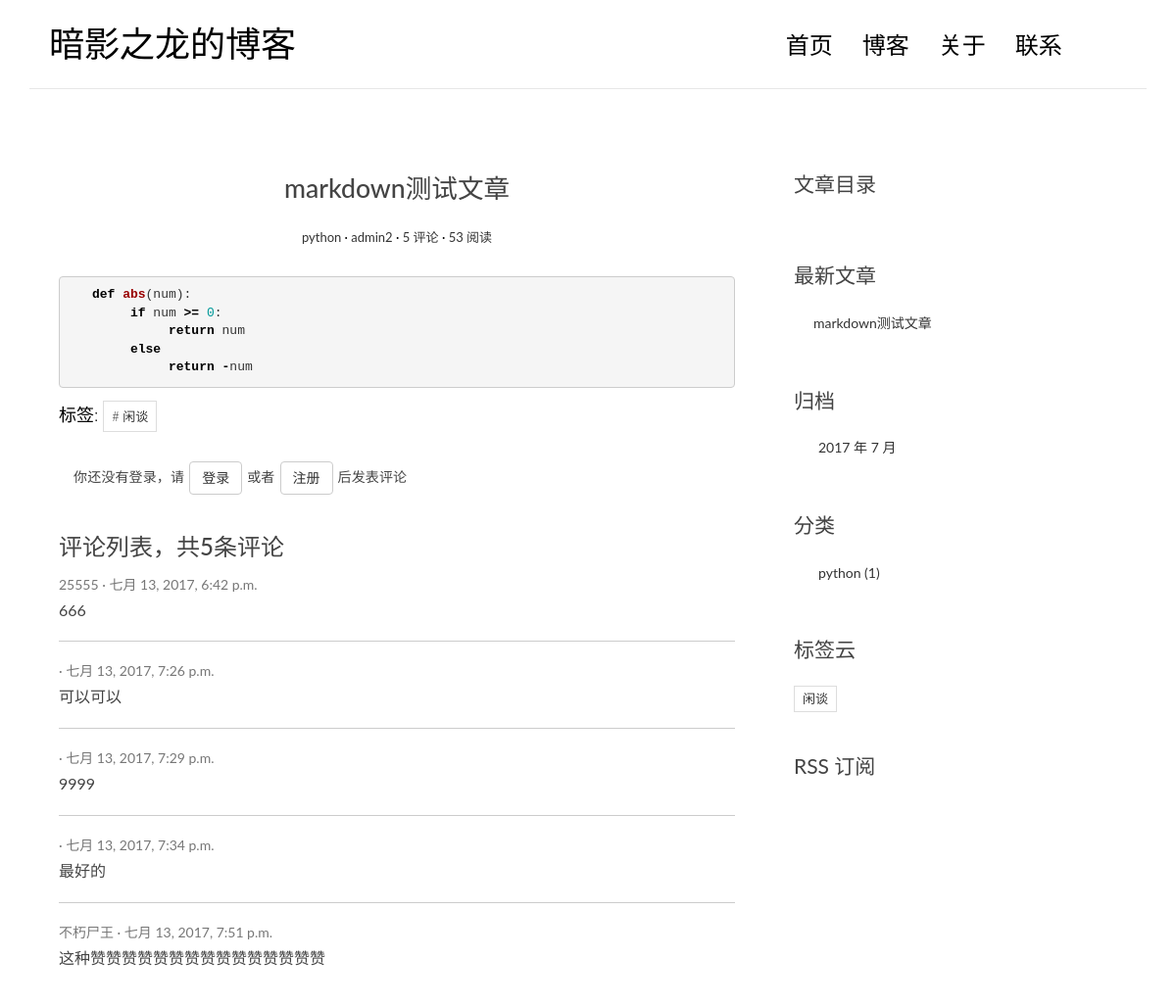
The app's page /post/1/ with its own data.
### blog/models.py (models this page shows, shortened)
class Post(models.Model):
    title = models.CharField(max_length=70)
    body = models.TextField()
    create_time = models.DateTimeField()
    modify_time = models.DateTimeField()
    excerpt = models.CharField(max_length=200, blank=True)
    author = models.ForeignKey(User)
    category = models.ForeignKey(Category)
    tags = models.ManyToManyField(Tags, blank=True)
    views = models.PositiveIntegerField(default=0)
    def get_absolute_url(self):
        return reverse('blog:detail', kwargs={'pk':self.pk})
    def increase_views(self):
        self.views += 1
        self.save(update_fields=['views'])
    def save(self, *args, **kwargs):
        if not self.excerpt:
            md = markdown.Markdown(extensions=[
                'markdown.extensions.extra',
                'markdown.extensions.codehilite',
            ])
            self.excerpt = strip_tags(md.convert(self.body))[:54]
        super(Post, self).save(*args, **kwargs)
    class Meta:
        ordering = ['-create_time']

class Category(models.Model):
    name = models.CharField(max_length=100)

class Tags(models.Model):
    name = models.CharField(max_length=100)

### users/models.py (models this page shows)
class User(AbstractUser):
    nickname = models.CharField(max_length=50, blank=False)
    class Meta(AbstractUser.Meta):
        pass

### comments/models.py (models this page shows, shortened)
class Comment(models.Model):
    user = models.OneToOneField('users.User')
    text = models.TextField()
    create_time = models.DateTimeField(auto_now_add=True)
    post = models.ForeignKey('blog.Post')

### blog/views.py (the view)
# urls.py: url(r'^post/(?P<pk>[0-9]+)/$', views.PostDetailView.as_view(), name='detail'),
class PostDetailView(DetailView):
    model = Post
    template_name = 'detail.html'
    context_object_name = 'post'
    def get(self, request, *args, **kwargs):
        response = super(PostDetailView, self).get(request, *args, **kwargs)
        self.object.increase_views()
        return response
    def get_object(self, queryset=None):
        post = super(PostDetailView, self).get_object(queryset=None)
        md = markdown.Markdown(extensions=[
            'markdown.extensions.extra',
            'markdown.extensions.codehilite',
            TocExtension(slugify=slugify),
        ])
        post.body = md.convert(post.body)
        post.toc = md.toc
        return post
    def get_context_data(self, **kwargs):
        context = super(PostDetailView, self).get_context_data(**kwargs)
        form = CommentForm()
        comment_list = self.object.comment_set.all()
        context.update({'form': form, 'comment_list': comment_list})
        return context

### blog/templatetags/blog_tags.py (called while the page is built)
@register.simple_tag
def get_recent_posts(num=5):
    return Post.objects.all().order_by('-create_time')[:num]

@register.simple_tag
def archives():
    return Post.objects.dates('create_time', 'month', order='DESC')

@register.simple_tag
def get_categories():
    return Category.objects.annotate(num_posts=Count('post')).filter(num_posts__gt=0)

@register.simple_tag
def get_tags():
    return Tags.objects.annotate(num_posts=Count('post')).filter(num_posts__gt=0)

### templates/detail.html (shortened to what this page needs)
{% extends 'base.html' %}
{% block main %}
    <article class="post post-{{ post.pk }}">
        <header class="entry-header">
            <h1 class="entry-title">{{ post.title }}</h1>
            <div class="entry-meta">
                <span class="entry-category"><a href="{% url 'blog:category' post.category.pk %}">{{ post.category.name }}</a></span>
                <span class="post-date"><a href="#"><time class="entry-date" datetime="{{ post.create_time }}"></time></a></span>
                <span class="post-author"><a href="#">{{ post.author }}</a></span>
                <span class="comments-link"><a href="{{ post.get_absolute_url }}#comment-area">{{ post.comment_set.count }} 评论</a></span>
                <span class="views-count"><a href="{{ post.get_absolute_url }}">{{ post.views }} 阅读</a></span>
            </div>
        </header>
        <div class="entry-content clearfix">
            {{ post.body|safe }}
            <div class="widget-tag-cloud">
                <ul>
                    标签:
                    {% for tag in post.tags.all %}
                        <li><a href="{% url 'blog:tag' tag.pk %}"># {{ tag.name }}</a> </li>
                    {% endfor %}
                </ul>
            </div>
        </div>
    </article>
    <br>
    <section class="comment-area">
        <div class="flex-center">
        <div class="container">
            <div>
                {% if user.is_authenticated %}
                    <button class="btn btn-default"><a href="{% url 'logout' %}?next={{ request.path }}">注销登录</a></button>
                    <hr>
                    <h3>发表评论</h3>
                    <form action="{% url 'comments:post_comment' post.pk %}" method="post" class="comment-form">
                        {% csrf_token %}
                        <label>亲爱的用户{{ user }}</label>
                        <div class="row">
                            <div class="col-md-7">
                                <label for="{{ form.text.id_for_label }}">评论:</label>
                                    {{ form.text}}
                                    {{ form.text.errors }}
                                <button type="submit" class="comment-btn">发表</button>
                            </div>
                        </div>
                    </form>
                {% else %}
                    <p>你还没有登录，请
                        <button class="btn btn-default"><a href="{% url 'login' %}?next={{ request.path }}">登录</a></button>
                        或者
                        <button class="btn btn-default"><a href="{% url 'users:register' %}?next={{ request.path }}">注册</a></button>
                        后发表评论
                    </p>
                {% endif %}
            </div>
        </div>
        </div>
        <div class="comment-list-panel">
            <h3>评论列表，共<span>{{ post.comment_set.count }}</span>条评论</h3>
            <ul class="comment-list list-unstyled">
                {% for comment in comment_list %}
                    <li class="comment-item">
                        <span class="nickname">{{ comment.user.nickname }}</span>
                        <time class="submit-date" datetime="{{ comment.create_time }}">{{ comment.create_time }}</time>
                        <div class="text">{{ comment.text|linebreaksbr }}</div>
                    </li>
                    {% empty %}
                    暂无评论
                {% endfor %}
            </ul>
        </div>
    </section>
{% endblock main %}
{% block toc %}
    <div class="widget widget-content">
        <h3 class="widget-title">文章目录</h3>
    </div>
{% endblock toc %}

### templates/base.html (shortened to what this page needs)
{% load staticfiles %}
{% load blog_tags %}
<!DOCTYPE html>
<html>
<head>
    <link rel="stylesheet" href="{% static 'css/bootstrap.min.css' %}">
    <link rel="stylesheet" href="http://code.ionicframework.com/ionicons/2.0.1/css/ionicons.min.css">
    <link rel="stylesheet" href="{% static 'css/pace.css' %}">
    <link rel="stylesheet" href="{% static 'css/custom.css' %}">
     <link rel="stylesheet" href="{% static 'css/highlights/github.css' %}">
</head>
<body>
<div class="container">
    <header id="site-header">
        <div class="row">
            <div class="col-md-4 col-sm-5 col-xs-8">
                <div class="logo">
                    <h1><a href="{% url 'blog:index' %}">暗影之龙的博客</a></h1>
                </div>
            </div>
            <div class="col-md-8 col-sm-7 col-xs-4">
                <nav class="main-nav" role="navigation">
                    <div class="collapse navbar-collapse" id="bs-example-navbar-collapse-1">
                        <ul class="nav navbar-nav navbar-right">
                            <li class="cl-effect-11"><a href="{% url 'blog:index' %}" data-hover="首页">首页</a></li>
                            <li class="cl-effect-11"><a href="full-width.html" data-hover="博客">博客</a></li>
                            <li class="cl-effect-11"><a href="about.html" data-hover="关于">关于</a></li>
                            <li class="cl-effect-11"><a href="contact.html" data-hover="联系">联系</a></li>
                        </ul>
                    </div>
                </nav>
            </div>
        </div>
    </header>
</div>
<div class="content-body">
    <div class="container">
        <div class="row">
            <main class="col-md-8">
                {% block main %}
                {% endblock main %}
            </main>
            <aside class="col-md-4">
                {% block toc %}
                {% endblock toc %}
            <div class="widget widget-recent-posts">
                    <h3 class="widget-title">最新文章</h3>
                    {% get_recent_posts as recent_post_list %}
                    <ul>
                        {% for post in recent_post_list %}
                            <li>
                            <a href="{{ post.get_absolute_url }}">{{ post.title }}</a>
                            </li>
                            {% empty %}
                            暂无文章！
                        {% endfor %}
                    </ul>
                </div>
                <div class="widget widget-archives">
                    <h3 class="widget-title">归档</h3>
                    {% archives as date_list %}
                    <ul>
                        {% for date in date_list %}
                            <li>
                            <a href="{% url 'blog:archives' date.year date.month %}">{{ date.year }} 年 {{ date.month }} 月</a>
                            </li>
                            {% empty %}
                            暂无归档！
                        {% endfor %}
                    </ul>
                </div>
                <div class="widget widget-category">
                    <h3 class="widget-title">分类</h3>
                    {% get_categories as category_list %}
                    <ul>
                        {% for category in category_list %}
                            <li>
                            <a href="{% url 'blog:category' category.pk %}">{{ category.name }}
                                <span class="post-count">({{ category.num_posts }})</span>
                            </a>
                            </li>
                            {% empty %}
                            暂无分类！
                        {% endfor %}
                    </ul>
                </div>
                <div class="widget widget-tag-cloud">
                    <h3 class="widget-title">标签云</h3>
                    {% get_tags as tag_list %}
                    <ul>
                        {% for tag in tag_list %}
                            <li>
                                <a href="{% url 'blog:tag' tag.pk %}">{{ tag.name }}</a>
                            </li>
                            {% empty %}
                            暂无标签！
                        {% endfor %}
                    </ul>
                </div>
                <div class="rss">
                    <a href="{% url 'rss' %}"> RSS 订阅</a>
                </div>
            </aside>
        </div>
    </div>
</div>
</body>
</html>

### blog/static/css/custom.css (style rules this page uses)
* { outline: none; }
h1, h2, h3, h4, h5, h6 { margin-top: 0; }
a { color: #333; }
body { color: #444; font-family: 'Lato', sans-serif; }
p { font-family: 'Ubuntu', sans-serif; font-weight: 400; word-spacing: 1px; letter-spacing: 0.01em; }
#site-header { background-color: #FFF; padding: 25px 20px; margin-bottom: 40px; border-bottom: 1px solid #e7e7e7; }
.logo h1 a { color: #000; }
.logo h1 { margin: 0; font-family: 'Lato', sans-serif; font-weight: 300; }
.main-nav { margin-top: 11px; max-width: 95%; }
.main-nav a { color: #000000 !important; padding: 0 0 5px 0 !important; margin-right: 30px; font-family: 'Lato', sans-serif; font-weight: 300; font-size: 24px; }
.cl-effect-11 a { padding: 10px 0; color: #0972b4; text-shadow: none; }
.cl-effect-11 a::before { position: absolute; top: 0; left: 0; overflow: hidden; padding: 0 0 5px 0 !important; max-width: 0; border-bottom: 1px solid #000; color: #000; content: attr(data-hover); white-space: nowrap; -webkit-transition: max-width 0.5s; -moz-transition: max-width 0.5s; transition: max-width 0.5s; }
.content-body { padding-bottom: 4em; }
.post { background: #fff; padding: 30px 30px 0; }
.entry-title { text-align: center; font-size: 1.9em; margin-bottom: 20px; line-height: 1.6; padding: 10px 20px 0; }
.entry-meta { text-align: center; color: #DDDDDD; font-size: 13px; margin-bottom: 30px; }
.entry-content { font-size: 18px; line-height: 1.9; font-weight: 300; color: #000; }
.post-category::after, .post-date::after, .post-author::after, .comments-link::after { content: ' ·'; color: #000; }
.widget { background: #fff; padding: 30px 0 0; }
.widget-title { font-size: 1.5em; margin-bottom: 20px; line-height: 1.6; padding: 10px 0 0; font-weight: 400; }
.widget-recent-posts ul { padding: 0; margin: 0; padding-left: 20px; }
.widget-recent-posts ul li { list-style-type: none; position: relative; line-height: 170%; margin-bottom: 10px; }
.widget-recent-posts ul li::before { content: '\f3d3'; font-family: "Ionicons"; position: absolute; left: -17px; top: 3px; font-size: 16px; color: #000; }
.widget-archives ul { padding: 0; margin: 0; padding-left: 25px; }
.widget-archives ul li { list-style-type: none; position: relative; line-height: 170%; margin-bottom: 10px; }
.widget-archives ul li::before { content: '\f3f3'; font-family: "Ionicons"; position: absolute; left: -25px; top: 1px; font-size: 16px; color: #000; }
.widget-category ul { padding: 0; margin: 0; padding-left: 25px; }
.widget-category ul li { list-style-type: none; position: relative; line-height: 170%; margin-bottom: 10px; }
.widget-category ul li::before { content: '\f3fe'; font-family: "Ionicons"; position: absolute; left: -25px; top: 1px; font-size: 18px; color: #000; }
.widget-tag-cloud ul { padding: 0; margin: 0; margin-right: -10px; }
.widget-tag-cloud ul li { list-style-type: none; font-size: 13px; display: inline-block; margin-right: 10px; margin-bottom: 10px; padding: 3px 8px; border: 1px solid #ddd; }
.rss { font-size: 21px; margin-top: 30px; }
.rss a { color: #444; }
.comment-area { padding: 0 30px 0; }
.comment-list-panel { margin-top: 30px; }
.comment-list { margin-top: 15px; }
.comment-item:not(:last-child) { border-bottom: 1px #ccc solid; margin-bottom: 20px; padding-bottom: 20px; }
.comment-item .nickname, .comment-item .submit-date { color: #777; font-size: 14px; }
.comment-item .nickname:after { content: ' ·'; }
.comment-item .text { padding-top: 5px; font-size: 16px; }

### blog/static/css/highlights/github.css (style rules this page uses)
.codehilite .k { color: #000000; font-weight: bold }
.codehilite .o { color: #000000; font-weight: bold }
.codehilite .nf { color: #990000; font-weight: bold }
.codehilite .w { color: #bbbbbb }
.codehilite .mi { color: #009999 }

### records on screen
Post: title "markdown测试文章", category.name "python", author "admin2", comment_set.count "5", views "53", body "def abs ( num ): if num >= 0 : return num else return - num"
Tags: name "闲谈"
Comment: user.nickname "25555", create_time "七月 13, 2017, 6:42 p.m.", text "666"
Comment: create_time "七月 13, 2017, 7:26 p.m.", text "可以可以"
Comment: create_time "七月 13, 2017, 7:29 p.m.", text "9999"
Comment: create_time "七月 13, 2017, 7:34 p.m.", text "最好的"
Comment: user.nickname "不朽尸王", create_time "七月 13, 2017, 7:51 p.m.", text "这种赞赞赞赞赞赞赞赞赞赞赞赞赞赞赞"
Category: name "python", num_posts "1"

### other values on screen
{{ date.year }} "2017"
{{ date.month }} "7"
